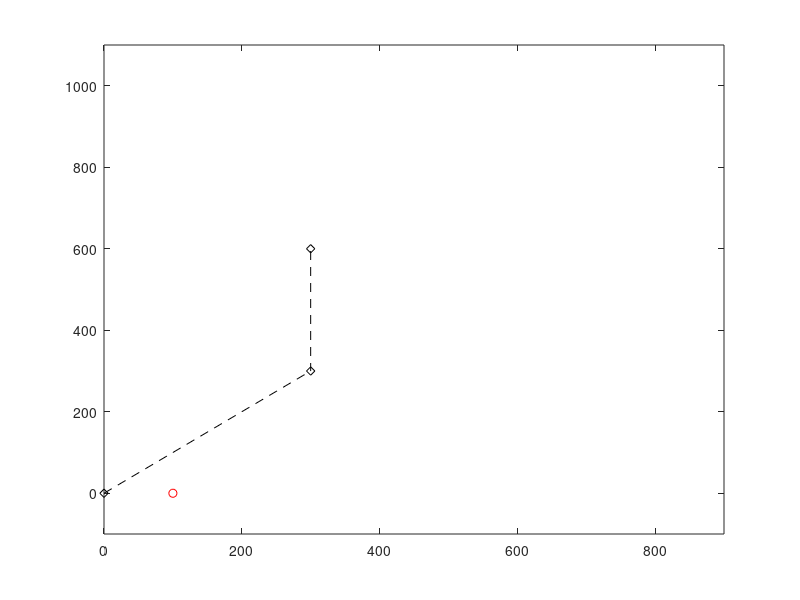

MATLAB code for this plot: (Note: this script raises an error after producing the figure.)
clc; close all;  clear;
% define array of all waypoints
W = [0 0;
    300 300;
    300 600];
%     800 1000];

p = [100,0]; % current position of drone
pinit = p;
pos = p; % array to store all positions over time
dis = 0;
goalRadius = 5; % radius within which waypoint is considered reached
psi = 90; % heading angle of drone
del = 50; % "look-ahead" distance
va = 15; % UAV airspeed
k = 1; % P Gain
Rmin = 0;%3*va; % Minimum turning radius
vw = 0; % Wind Velocity
psiw = 0; % Wind direction

figure(1)
plot(W(:,1), W(:,2),'k--d')
hold on
xlim([0 900])
ylim([-100 1100])
plot(pinit(1),pinit(2),'ro')
hold on
 

for i=2:size(W,1) % loop through all rows of waypoint array
    targetWaypoint = W(i,:); % select next waypoint
    distanceToGoal = norm(p - targetWaypoint);
    jj = 1;
    while(distanceToGoal > goalRadius) %jj<6000
        [psidot, d] = carrotLine(W(i-1,:), W(i,:), p, psi, del, va, k, Rmin, vw, psiw);
        dis = [dis;d];
        [psi,p] = updatePosition(p(1), p(2), va, psi, psidot, 0.01);
        pos = [pos;p];
        plot(p(1), p(2), 'r')
        hold on
        distanceToGoal = norm(p - targetWaypoint);
        jj = jj+1;
    end
end


% plot(pos(:,1), pos(:,2))
% hold on


%figure(2)
%correct error plot
%plot(dis)
% 
%  plot(robotLocation(:,1), robotLocation(:,2),'k--d')
%  xlim([0 25])
%  ylim([0 25])